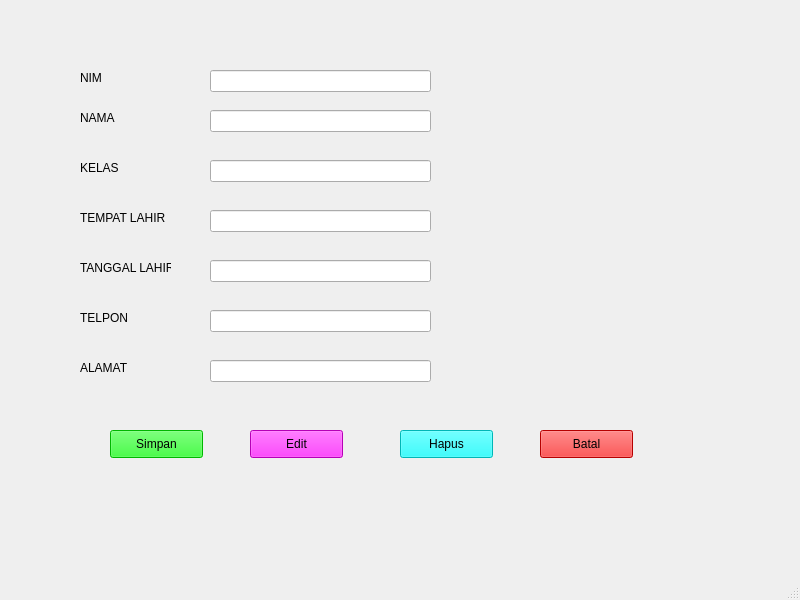
<?xml version="1.0" encoding="UTF-8"?>
<ui version="4.0">
 <class>MainWindow</class>
 <widget class="QMainWindow" name="MainWindow">
  <property name="geometry">
   <rect>
    <x>0</x>
    <y>0</y>
    <width>800</width>
    <height>600</height>
   </rect>
  </property>
  <property name="windowTitle">
   <string>MainWindow</string>
  </property>
  <widget class="QWidget" name="centralwidget">
   <widget class="QPushButton" name="pushButton">
    <property name="geometry">
     <rect>
      <x>110</x>
      <y>430</y>
      <width>93</width>
      <height>28</height>
     </rect>
    </property>
    <property name="styleSheet">
     <string notr="true">background-color: rgb(0, 255, 0);</string>
    </property>
    <property name="text">
     <string>Simpan</string>
    </property>
   </widget>
   <widget class="QPushButton" name="pushButton_2">
    <property name="geometry">
     <rect>
      <x>250</x>
      <y>430</y>
      <width>93</width>
      <height>28</height>
     </rect>
    </property>
    <property name="styleSheet">
     <string notr="true">background-color: rgb(255, 0, 255);</string>
    </property>
    <property name="text">
     <string>Edit</string>
    </property>
   </widget>
   <widget class="QPushButton" name="pushButton_3">
    <property name="geometry">
     <rect>
      <x>400</x>
      <y>430</y>
      <width>93</width>
      <height>28</height>
     </rect>
    </property>
    <property name="styleSheet">
     <string notr="true">background-color: rgb(0, 255, 255);</string>
    </property>
    <property name="text">
     <string>Hapus</string>
    </property>
   </widget>
   <widget class="QPushButton" name="pushButton_4">
    <property name="geometry">
     <rect>
      <x>540</x>
      <y>430</y>
      <width>93</width>
      <height>28</height>
     </rect>
    </property>
    <property name="styleSheet">
     <string notr="true">background-color: rgb(255, 0, 0);</string>
    </property>
    <property name="text">
     <string>Batal</string>
    </property>
   </widget>
   <widget class="QLabel" name="label">
    <property name="geometry">
     <rect>
      <x>80</x>
      <y>70</y>
      <width>55</width>
      <height>16</height>
     </rect>
    </property>
    <property name="text">
     <string>NIM</string>
    </property>
   </widget>
   <widget class="QLabel" name="label_2">
    <property name="geometry">
     <rect>
      <x>80</x>
      <y>110</y>
      <width>55</width>
      <height>16</height>
     </rect>
    </property>
    <property name="text">
     <string>NAMA</string>
    </property>
   </widget>
   <widget class="QLabel" name="label_3">
    <property name="geometry">
     <rect>
      <x>80</x>
      <y>160</y>
      <width>55</width>
      <height>16</height>
     </rect>
    </property>
    <property name="text">
     <string>KELAS</string>
    </property>
   </widget>
   <widget class="QLabel" name="label_4">
    <property name="geometry">
     <rect>
      <x>80</x>
      <y>210</y>
      <width>101</width>
      <height>16</height>
     </rect>
    </property>
    <property name="text">
     <string>TEMPAT LAHIR</string>
    </property>
   </widget>
   <widget class="QLabel" name="label_5">
    <property name="geometry">
     <rect>
      <x>80</x>
      <y>260</y>
      <width>91</width>
      <height>16</height>
     </rect>
    </property>
    <property name="text">
     <string>TANGGAL LAHIR</string>
    </property>
   </widget>
   <widget class="QLabel" name="label_6">
    <property name="geometry">
     <rect>
      <x>80</x>
      <y>310</y>
      <width>55</width>
      <height>16</height>
     </rect>
    </property>
    <property name="text">
     <string>TELPON</string>
    </property>
   </widget>
   <widget class="QLabel" name="label_7">
    <property name="geometry">
     <rect>
      <x>80</x>
      <y>360</y>
      <width>55</width>
      <height>16</height>
     </rect>
    </property>
    <property name="text">
     <string>ALAMAT</string>
    </property>
   </widget>
   <widget class="QLineEdit" name="lineEdit">
    <property name="geometry">
     <rect>
      <x>210</x>
      <y>70</y>
      <width>221</width>
      <height>22</height>
     </rect>
    </property>
   </widget>
   <widget class="QLineEdit" name="lineEdit_2">
    <property name="geometry">
     <rect>
      <x>210</x>
      <y>110</y>
      <width>221</width>
      <height>22</height>
     </rect>
    </property>
   </widget>
   <widget class="QLineEdit" name="lineEdit_3">
    <property name="geometry">
     <rect>
      <x>210</x>
      <y>160</y>
      <width>221</width>
      <height>22</height>
     </rect>
    </property>
   </widget>
   <widget class="QLineEdit" name="lineEdit_4">
    <property name="geometry">
     <rect>
      <x>210</x>
      <y>210</y>
      <width>221</width>
      <height>22</height>
     </rect>
    </property>
   </widget>
   <widget class="QLineEdit" name="lineEdit_5">
    <property name="geometry">
     <rect>
      <x>210</x>
      <y>260</y>
      <width>221</width>
      <height>22</height>
     </rect>
    </property>
   </widget>
   <widget class="QLineEdit" name="lineEdit_6">
    <property name="geometry">
     <rect>
      <x>210</x>
      <y>310</y>
      <width>221</width>
      <height>22</height>
     </rect>
    </property>
   </widget>
   <widget class="QLineEdit" name="lineEdit_7">
    <property name="geometry">
     <rect>
      <x>210</x>
      <y>360</y>
      <width>221</width>
      <height>22</height>
     </rect>
    </property>
   </widget>
  </widget>
  <widget class="QMenuBar" name="menubar">
   <property name="geometry">
    <rect>
     <x>0</x>
     <y>0</y>
     <width>800</width>
     <height>26</height>
    </rect>
   </property>
  </widget>
  <widget class="QStatusBar" name="statusbar"/>
 </widget>
 <resources/>
 <connections/>
</ui>
